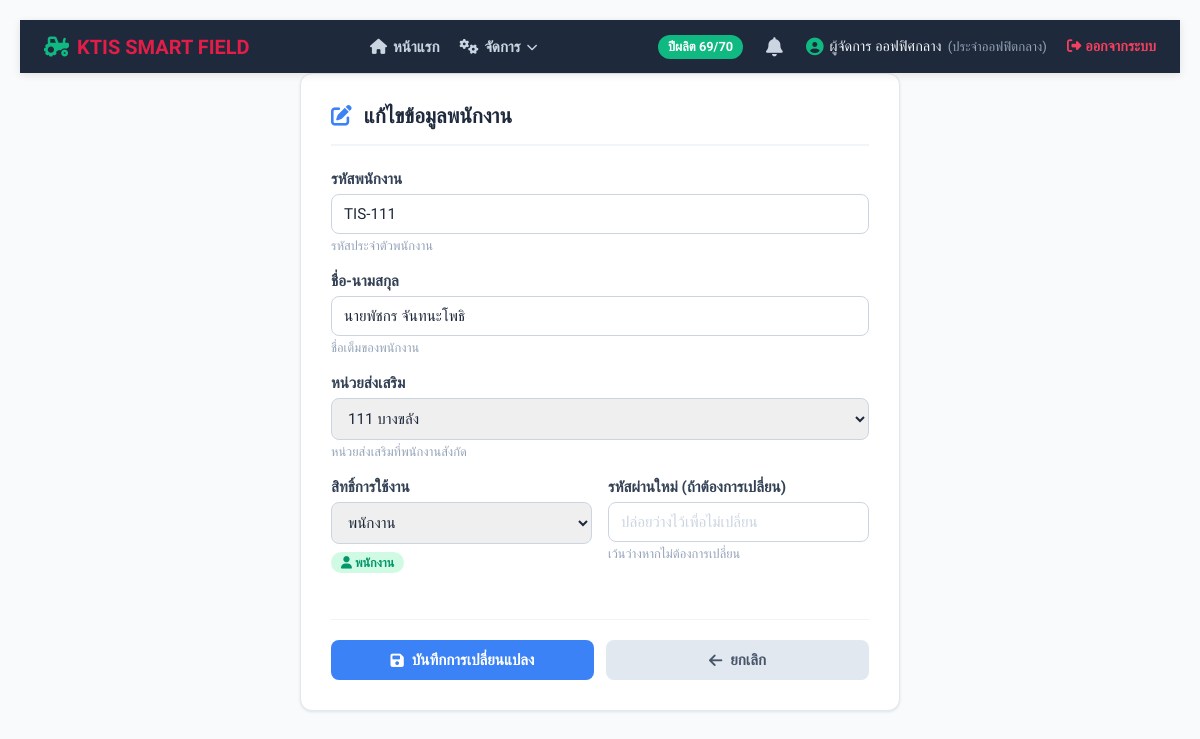
/ktis_field/edit_user.php?id=5 (signed in), run on the app's committed database.
### tables this page shows
CREATE TABLE `employee` (
  `ID` int(10) NOT NULL,
  `emp_id` varchar(20) NOT NULL,
  `emp_pass` varchar(255) DEFAULT NULL,
  `emp_name` varchar(50) NOT NULL,
  `emp_unit` varchar(50) NOT NULL,
  `emp_level` varchar(1) NOT NULL
);

### ktis_field/edit_user.php (the view, shortened to what this page needs)
<?php
require_once 'config.php';
$emp_id = intval($_GET['id']);
$stmt = $conn->prepare("SELECT * FROM employee WHERE ID = ?");
$stmt->execute([$emp_id]);
$employee = $stmt->fetch();
$zones = [];
try {
    $stmt_zones = $conn->query("SELECT zone_id, zone_name FROM zones ORDER BY zone_id ASC");
    $zones = $stmt_zones->fetchAll();
} catch(Exception $e) {}
?>
<!DOCTYPE html>
<html lang="th">
<head>
    <link rel="stylesheet" href="https://cdnjs.cloudflare.com/ajax/libs/font-awesome/6.4.0/css/all.min.css">
</head>
<body>
<div class="content-wrapper">
<?php include 'includes/nav_u_header.php'; ?>
<div class="page-container">
    <div class="page-header">
        <i class="fa-solid fa-pen-to-square" style="color:#3b82f6; font-size:1.3rem;"></i>
        <div class="page-title">แก้ไขข้อมูลพนักงาน</div>
    </div>
    <form method="POST">
        <div class="form-group">
            <label for="emp_id">รหัสพนักงาน</label>
            <input type="text" id="emp_id" name="emp_id" value="<?php echo htmlspecialchars($employee['emp_id']); ?>" required>
            <div class="help-text">รหัสประจำตัวพนักงาน</div>
        </div>
        <div class="form-group">
            <label for="emp_name">ชื่อ-นามสกุล</label>
            <input type="text" id="emp_name" name="emp_name" value="<?php echo htmlspecialchars($employee['emp_name']); ?>" required>
            <div class="help-text">ชื่อเต็มของพนักงาน</div>
        </div>
        <div class="form-group">
            <label for="emp_unit">หน่วยส่งเสริม</label>
            <select id="emp_unit" name="emp_unit" required>
                <?php foreach($zones as $z):
                    $unit_val = ($z['zone_id'] === '000')
                        ? $z['zone_name']
                        : $z['zone_id'].' '.$z['zone_name'];
                    $selected = ($employee['emp_unit'] === $unit_val) ? 'selected' : '';
                ?>
                <option value="<?php echo htmlspecialchars($unit_val); ?>" <?php echo $selected; ?>>
                    <?php echo htmlspecialchars($unit_val); ?>
                </option>
                <?php endforeach; ?>
            </select>
            <div class="help-text">หน่วยส่งเสริมที่พนักงานสังกัด</div>
        </div>
        <div class="form-row">
            <div class="form-group">
                <label for="emp_level">สิทธิ์การใช้งาน</label>
                <select id="emp_level" name="emp_level" required>
                    <option value="u" <?php echo $employee['emp_level'] == 'u' ? 'selected' : ''; ?>>พนักงาน</option>
                </select>
                <div class="help-text">
                    <?php if ($employee['emp_level'] == 'a'): ?>
                        <span class="badge-level badge-admin"><i class="fa-solid fa-shield-halved"></i> แอดมิน</span>
                    <?php else: ?>
                        <span class="badge-level badge-user"><i class="fa-solid fa-user"></i> พนักงาน</span>
                    <?php endif; ?>
                </div>
            </div>
            <div class="form-group">
                <label for="emp_pass">รหัสผ่านใหม่ (ถ้าต้องการเปลี่ยน)</label>
                <input type="password" id="emp_pass" name="emp_pass" placeholder="ปล่อยว่างไว้เพื่อไม่เปลี่ยน">
                <div class="help-text">เว้นว่างหากไม่ต้องการเปลี่ยน</div>
            </div>
        </div>
        <div class="form-actions">
            <button type="submit" class="btn btn-primary">
                <i class="fa-solid fa-floppy-disk"></i> บันทึกการเปลี่ยนแปลง
            </button>
            <a href="manage_users.php" class="btn btn-secondary">
                <i class="fa-solid fa-arrow-left"></i> ยกเลิก
            </a>
        </div>
    </form>
</div>
</div>
</body>
</html>

### ktis_field/edit_user.php (style rules this page uses)
* { box-sizing: border-box; }
body { font-family: 'Sarabun', sans-serif; background-color: #f8fafc; margin: 0; padding: 20px; }
.content-wrapper { flex: 1 0 auto; }
.page-container { max-width: 600px; margin: 0 auto; background: white; border-radius: 12px; border: 0.5px solid #e2e8f0; padding: 30px; box-shadow: 0 1px 3px rgba(0,0,0,0.1); }
.page-header { display: flex; align-items: center; gap: 12px; margin-bottom: 24px; padding-bottom: 16px; border-bottom: 2px solid #f1f5f9; }
.page-title { font-size: 1.3rem; font-weight: 700; color: #1e293b; }
.form-group { margin-bottom: 18px; }
.form-group label { display: block; font-weight: 600; color: #334155; margin-bottom: 6px; font-size: 0.95rem; }
.form-group input, .form-group select { width: 100%; padding: 10px 12px; border: 1px solid #cbd5e1; border-radius: 8px; font-family: 'Sarabun', sans-serif; font-size: 0.95rem; color: #1e293b; transition: border-color 0.2s; }
.form-group input::placeholder { color: #cbd5e1; }
.form-row { display: grid; grid-template-columns: 1fr 1fr; gap: 16px; }
.form-actions { display: flex; gap: 12px; margin-top: 28px; padding-top: 20px; border-top: 1px solid #f1f5f9; }
.btn { flex: 1; padding: 11px 16px; border: none; border-radius: 8px; font-family: 'Sarabun', sans-serif; font-weight: 700; font-size: 0.95rem; cursor: pointer; text-decoration: none; display: inline-flex; align-items: center; justify-content: center; gap: 8px; transition: background 0.2s; text-align: center; }
.btn-primary { background: #3b82f6; color: white; }
.btn-secondary { background: #e2e8f0; color: #475569; }
.help-text { font-size: 0.8rem; color: #94a3b8; margin-top: 4px; }
.badge-level { display: inline-block; padding: 3px 10px; border-radius: 20px; font-size: 0.78rem; font-weight: 700; margin-top: 4px; }
.badge-user { background: #d1fae5; color: #059669; }

### data on the page
employee: emp_id "TIS-111", emp_name "นายพัชกร จันทนะโพธิ", emp_level "พนักงาน"

### other printed values
$_SESSION['crop_year'] "69/70"
$_SESSION['emp_name'] "ผู้จัดการ ออฟฟิศกลาง"
$_SESSION['emp_unit'] "ประจำออฟฟิตกลาง"
form field emp_unit "111 บางขลัง"
